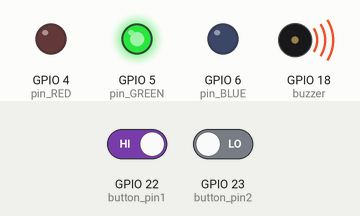
Simulated run of this program. Board: Raspberry Pi (BCM pin numbers). Parts: output pins drawn as LEDs (lit = HIGH), buzzer (waves = sounding). The inputs (shaded band) are chosen by the test bench; at power-on: GPIO 22 (button_pin1) HIGH, GPIO 23 (button_pin2) LOW.

Above: at 1.2 s.
1.3 s: GPIO 22 (button_pin1) driven LOW and GPIO 23 (button_pin2) driven HIGH
At 15.3 s:
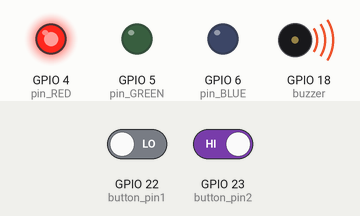
Timing chart, 0 to 21.3 s (numbered marks = the images above; inputs shaded):
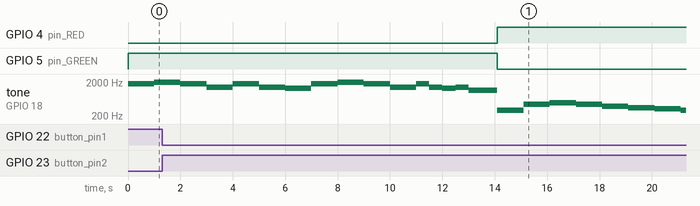

Measured:
- after the input at 1.3 s, GPIO 4 (pin_RED): LOW → HIGH after 12.8 s; GPIO 5 (pin_GREEN): HIGH → LOW after 12.8 s
- by itself, tone on GPIO 18 (buzzer): plays 1760 Hz for 1.0 s, 1396 Hz for 1.0 s, 1760 Hz for 1.0 s, 1396 Hz for 1.0 s, 1318 Hz for 1.0 s, 1760 Hz for 1.0 s … (22 notes in this stretch)

The program:

lswmission020102.py
```python
import RPi.GPIO as GPIO
import time
import keyboard

buzzer = 18
pin_RED = 4
pin_GREEN = 5
pin_BLUE = 6
button_pin1 = 22
button_pin2 = 23
button_pin3 = 24
button_pin4 = 25

GPIO.setmode(GPIO.BCM)

# GPIO 설정 및 PWM 초기화
GPIO.setup([pin_RED, pin_GREEN, pin_BLUE, buzzer], GPIO.OUT)
pwm = GPIO.PWM(buzzer, 1.0)
pwm.start(1.0)

# 버튼 핀의 입력설정
GPIO.setup([button_pin1, button_pin2, button_pin3, button_pin4], GPIO.IN)

def play_tune(scale, twinkle, note_duration):
    for i in range(len(twinkle)):
        pwm.ChangeFrequency(scale[twinkle[i]])

        if i in [6, 13, 20, 27, 34, 41]:
            time.sleep(note_duration[i])  # 쉼표일 경우
        else:
            time.sleep(note_duration[i])  # 음표일 경우

# 버튼 처리 루프
try:
    while True:
        GPIO.output(pin_RED, 0)
        GPIO.output(pin_GREEN, 0)
        GPIO.output(pin_BLUE, 0)

        if GPIO.input(button_pin1) == GPIO.LOW:
            pwm.start(1.0)
            GPIO.output(pin_RED, 1)
            scale = [262, 294, 330, 349, 392, 440, 494]
            twinkle = [1, 1, 5, 5, 6, 6, 5, 4, 4, 3, 3, 2, 2, 1,
                       5, 5, 4, 4, 3, 3, 2, 5, 5, 4, 4, 3, 3, 2,
                       1, 1, 5, 5, 6, 6, 5, 4, 4, 3, 3, 2, 2, 1]
            note_duration = [0.5, 0.5, 0.5, 0.5, 0.5, 0.5, 1, 0.5, 0.5, 0.5, 0.5, 0.5, 0.5, 1,
                             0.5, 0.5, 0.5, 0.5, 0.5, 0.5, 1, 0.5, 0.5, 0.5, 0.5, 0.5, 0.5, 1,
                             0.5, 0.5, 0.5, 0.5, 0.5, 0.5, 1, 0.5, 0.5, 0.5, 0.5, 0.5, 0.5, 1]

            try:
                for i in range(len(twinkle)):
                    pwm.ChangeFrequency(scale[twinkle[i]])

                    if i in [6, 13, 20, 27, 34, 41]:
                        time.sleep(note_duration[i])  # 쉼표일 경우
                    else:
                        time.sleep(note_duration[i])  # 음표일 경우

                    if keyboard.is_pressed('esc'):
                        raise KeyboardInterrupt  # 예외 발생시킴
            except KeyboardInterrupt:
                pwm.stop()
                continue  # 현재 if 블록을 종료하고 다음 반복 시작

        elif GPIO.input(button_pin2) == GPIO.LOW:
            pwm.start(1.0)
            GPIO.output(pin_GREEN, 1)
            scale = [932, 1125, 1318, 1396, 1568, 1760, 1975]
            twinkle = [5, 5, 6, 6, 5, 5, 3, 5, 5, 3, 3, 2, 5, 5,
                       6, 6, 5, 5, 3, 5, 3, 2, 3, 1]
            note_duration = [0.5, 0.5, 0.5, 0.5, 0.5, 0.5, 1, 0.5, 0.5, 0.5, 0.5, 1, 0.5, 0.5,
                             0.5, 0.5, 0.5, 0.5, 1, 0.5, 0.5, 0.5, 0.5, 1]

            try:
                for i in range(len(twinkle)):
                    pwm.ChangeFrequency(scale[twinkle[i]])

                    if i in [6, 13, 20, 27, 34, 41]:
                        time.sleep(note_duration[i])  # 쉼표일 경우
                    else:
                        time.sleep(note_duration[i])  # 음표일 경우

                    if keyboard.is_pressed('esc'):
                        raise KeyboardInterrupt  # 예외 발생시킴
            except KeyboardInterrupt:
                pwm.stop()
                continue  # 현재 if 블록을 종료하고 다음 반복 시작


        elif GPIO.input(button_pin3) == GPIO.LOW:
            pwm.start(1.0)
            GPIO.output(pin_BLUE, 1)
            scale = [932, 1125, 1318, 1396, 1568, 1760, 1975]
            twinkle = [1, 3, 5, 1, 3, 5, 6, 6, 6, 5, 4, 4, 4, 3, 3, 3, 2, 2, 2, 1]
            note_duration = [0.5, 0.5, 0.5, 0.5, 0.5, 0.5, 0.5, 0.5, 0.5, 1,
                             0.5, 0.5, 0.5, 0.5, 0.5, 0.5, 0.5, 0.5, 0.5, 1]

            try:
                for i in range(len(twinkle)):
                    pwm.ChangeFrequency(scale[twinkle[i]])

                    if i in [6, 13, 20, 27, 34, 41]:
                        time.sleep(note_duration[i])  # 쉼표일 경우
                    else:
                        time.sleep(note_duration[i])  # 음표일 경우

                    if keyboard.is_pressed('esc'):
                        raise KeyboardInterrupt  # 예외 발생시킴
            except KeyboardInterrupt:
                pwm.stop()
                continue  # 현재 if 블록을 종료하고 다음 반복 시작


        elif GPIO.input(button_pin4) == GPIO.LOW:
            print("Button 4 pushed!")
            GPIO.output(pin_RED, 1)
            GPIO.output(pin_GREEN, 1)
            GPIO.output(pin_BLUE, 1)
            GPIO.output(buzzer, GPIO.HIGH)
            time.sleep(0.05)
            GPIO.output(buzzer, GPIO.LOW)

        time.sleep(0.1)

except KeyboardInterrupt:
    pass
finally:
    pwm.stop()
    GPIO.cleanup()
```
